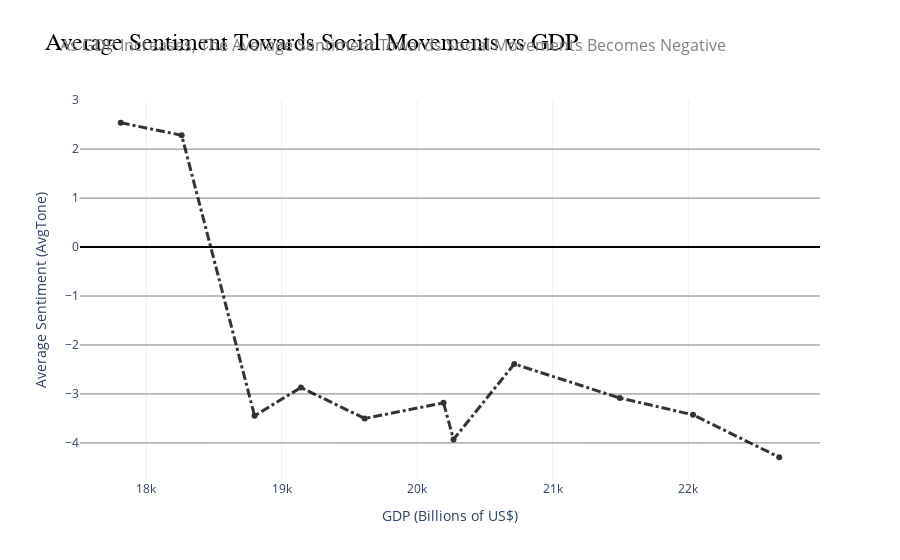

The code cell stored with this chart in its notebook:
### Markdown cell above
I made the graph below have a title and subtitle.

### Code cell
# Open database connection
database_path = "../../data/processed/social_movements.db"
db_connection = sqlite3.connect(database_path)

# Initialize dictionary to store sentiment data for social movements
social_movement_sentiments = {}

# Query sentiment data for each movement
for movement_name, keyword_list in keywords.items():
    search_conditions = " OR ".join([f"SOURCEURL LIKE '%{keyword}%'" for keyword in keyword_list])
    
    sentiment_query = f"""
    SELECT 
        SUBSTR(Date, 1, 4) AS Year, 
        AVG(AvgTone) AS AverageSentiment
    FROM SocialMovements
    WHERE {search_conditions}
    GROUP BY Year
    ORDER BY Year;
    """

    # Execute query and store results in dictionary
    sentiment_dataframe = pd.read_sql_query(sentiment_query, db_connection)
    
    # Store only non-empty datasets
    if not sentiment_dataframe.empty:
        social_movement_sentiments[movement_name] = sentiment_dataframe

# Query GDP data
gdp_query = "SELECT Date, GDP_Billions FROM FRED"
gdp_dataframe = pd.read_sql_query(gdp_query, db_connection)

# Extract Year from the 'Date' column and convert to integer
gdp_dataframe["Year"] = pd.to_datetime(gdp_dataframe["Date"]).dt.year.astype(int)

# Ensure "Year" column in all sentiment data is integer type
for movement in social_movement_sentiments:
    social_movement_sentiments[movement]["Year"] = social_movement_sentiments[movement]["Year"].astype(int)

# Merge GDP data with sentiment data for each movement
merged_sentiment_gdp_data = {}
for movement, sentiment_data in social_movement_sentiments.items():
    merged_dataframe = pd.merge(sentiment_data, gdp_dataframe[['Year', 'GDP_Billions']], on="Year", how="inner")
    merged_sentiment_gdp_data[movement] = merged_dataframe


# Compute "Average Sentiment Effect" across all movements
concatenated_sentiments = pd.concat([df[['Year', 'AverageSentiment']] for df in merged_sentiment_gdp_data.values()])
yearly_average_sentiment = concatenated_sentiments.groupby('Year').mean().reset_index()

# Merge with GDP data and ensure proper sorting
average_sentiment_with_gdp = pd.merge(yearly_average_sentiment, gdp_dataframe[['Year', 'GDP_Billions']], on='Year', how='left')
sorted_average_sentiment = average_sentiment_with_gdp.sort_values('GDP_Billions')

# Create interactive plot using Plotly
fig = go.Figure()

# Add a line for "Average Sentiment Effect"
fig.add_trace(go.Scatter(
    x=sorted_average_sentiment['GDP_Billions'],  
    y=sorted_average_sentiment['AverageSentiment'],
    mode='lines+markers',
    name='Average Sentiment Effect',
    line=dict(color='black', width=3, dash="dashdot"),
    opacity=0.8
))

# Configure layout
fig.update_layout(
    title="Average Sentiment Towards Social Movements vs GDP",
    title_font=dict(size=24, family="Arial, sans-serif", color="black"),
    
    annotations=[
        dict(
            x=-0.03,
            y=1.18,
            xref="paper",
            yref="paper",
            text="As GDP Increases, The Average Sentiment Towards Social Movements Becomes Negative",
            showarrow=False,
            font=dict(size=16, color="gray"),  # Subtitle text style
            align="center"
        )
    ],

        yaxis=dict(
        zeroline=True, 
        zerolinecolor='black',  # Darker color for the y=0 line
        gridcolor='gray',  # Grid lines color
        showgrid=True
    ),
    
    xaxis_title="GDP (Billions of US$)",
    yaxis_title="Average Sentiment (AvgTone)",
    template="plotly_white",  # Clean theme
    paper_bgcolor='rgba(0,0,0,0)',  # Set paper/figure to transparent
    plot_bgcolor='rgba(0,0,0,0)',  # Set plot background to transparent
)

# Display the figure
fig.show()

# Close the database connection
db_connection.close()

### Figure 1 — Plotly figure (JSON) as saved in the notebook; plotly's stock layout.template omitted (floating-point values rounded to 4 significant figures)
{"data": [{"line": {"color": "black", "dash": "dashdot", "width": 3}, "mode": "lines+markers", "name": "Average Sentiment Effect", "opacity": 0.8, "type": "scatter", "x": [17810.0, 18260.0, 18800.0, 19140.0, 19610.0, 20190.0, 20270.0, 20720.0, 21490.0, 22030.0, 22670.0], "y": [2.539, 2.284, -3.446, -2.868, -3.502, -3.182, -3.928, -2.389, -3.083, -3.426, -4.293]}], "layout": {"annotations": [{"align": "center", "font": {"color": "gray", "size": 16}, "showarrow": false, "text": "As GDP Increases, The Average Sentiment Towards Social Movements Becomes Negative", "x": -0.03, "xref": "paper", "y": 1.18, "yref": "paper"}], "paper_bgcolor": "rgba(0,0,0,0)", "plot_bgcolor": "rgba(0,0,0,0)", "title": {"font": {"color": "black", "family": "Arial, sans-serif", "size": 24}, "text": "Average Sentiment Towards Social Movements vs GDP"}, "xaxis": {"title": {"text": "GDP (Billions of US$)"}}, "yaxis": {"gridcolor": "gray", "showgrid": true, "title": {"text": "Average Sentiment (AvgTone)"}, "zeroline": true, "zerolinecolor": "black"}}}
